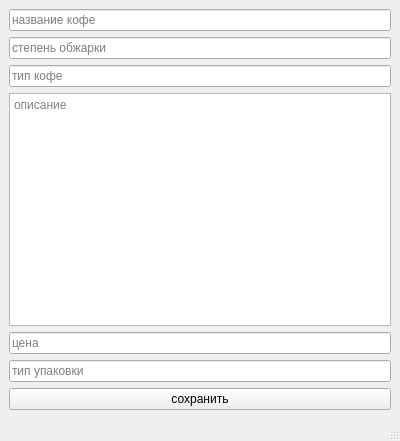
<?xml version="1.0" encoding="UTF-8"?>
<ui version="4.0">
 <class>MainWindow</class>
 <widget class="QMainWindow" name="MainWindow">
  <property name="geometry">
   <rect>
    <x>0</x>
    <y>0</y>
    <width>400</width>
    <height>441</height>
   </rect>
  </property>
  <property name="windowTitle">
   <string>MainWindow</string>
  </property>
  <widget class="QWidget" name="centralwidget">
   <layout class="QVBoxLayout" name="verticalLayout">
    <item>
     <widget class="QLineEdit" name="nameLineEdit">
      <property name="placeholderText">
       <string>название кофе</string>
      </property>
     </widget>
    </item>
    <item>
     <widget class="QLineEdit" name="roastLineEdit">
      <property name="placeholderText">
       <string>степень обжарки</string>
      </property>
     </widget>
    </item>
    <item>
     <widget class="QLineEdit" name="grindLineEdit">
      <property name="placeholderText">
       <string>тип кофе</string>
      </property>
     </widget>
    </item>
    <item>
     <widget class="QTextEdit" name="descriptionTextEdit">
      <property name="placeholderText">
       <string>описание</string>
      </property>
     </widget>
    </item>
    <item>
     <widget class="QLineEdit" name="priceSpinBox">
      <property name="placeholderText">
       <string>цена</string>
      </property>
     </widget>
    </item>
    <item>
     <widget class="QLineEdit" name="volumeSpinBox">
      <property name="placeholderText">
       <string>тип упаковки</string>
      </property>
     </widget>
    </item>
    <item>
     <widget class="QPushButton" name="saveButton">
      <property name="text">
       <string>сохранить</string>
      </property>
     </widget>
    </item>
   </layout>
  </widget>
  <widget class="QMenuBar" name="menubar">
   <property name="geometry">
    <rect>
     <x>0</x>
     <y>0</y>
     <width>400</width>
     <height>26</height>
    </rect>
   </property>
  </widget>
  <widget class="QStatusBar" name="statusbar"/>
 </widget>
 <resources/>
 <connections/>
</ui>
